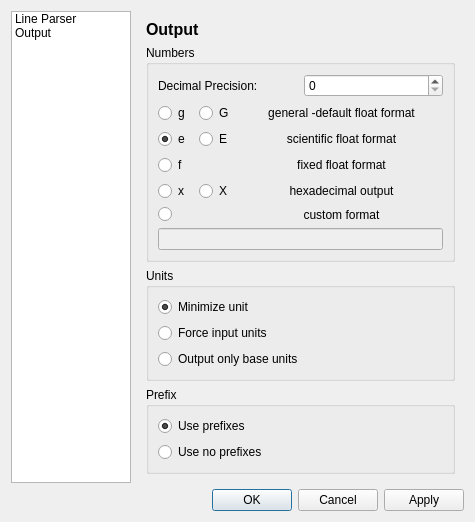
<?xml version="1.0" encoding="UTF-8"?>
<ui version="4.0">
 <class>SettingsDialog</class>
 <widget class="QDialog" name="SettingsDialog">
  <property name="geometry">
   <rect>
    <x>0</x>
    <y>0</y>
    <width>475</width>
    <height>453</height>
   </rect>
  </property>
  <property name="windowTitle">
   <string>Settings</string>
  </property>
  <layout class="QGridLayout" name="gridLayout">
   <item row="0" column="0">
    <widget class="QListWidget" name="listWidget">
     <property name="minimumSize">
      <size>
       <width>120</width>
       <height>0</height>
      </size>
     </property>
     <property name="maximumSize">
      <size>
       <width>120</width>
       <height>16777215</height>
      </size>
     </property>
     <property name="iconSize">
      <size>
       <width>24</width>
       <height>24</height>
      </size>
     </property>
     <property name="currentRow">
      <number>-1</number>
     </property>
     <item>
      <property name="text">
       <string>Line Parser</string>
      </property>
      <property name="icon">
       <iconset resource="images.qrc">
        <normaloff>:/icons/images/code-context.png</normaloff>:/icons/images/code-context.png</iconset>
      </property>
     </item>
     <item>
      <property name="text">
       <string>Output</string>
      </property>
      <property name="icon">
       <iconset resource="images.qrc">
        <normaloff>:/icons/images/edit-text-frame-update.png</normaloff>:/icons/images/edit-text-frame-update.png</iconset>
      </property>
     </item>
    </widget>
   </item>
   <item row="0" column="1">
    <widget class="QStackedWidget" name="stackedWidget">
     <property name="currentIndex">
      <number>1</number>
     </property>
     <widget class="QWidget" name="page">
      <layout class="QVBoxLayout" name="verticalLayout">
       <property name="margin">
        <number>0</number>
       </property>
       <item>
        <widget class="QLabel" name="label">
         <property name="sizePolicy">
          <sizepolicy hsizetype="Preferred" vsizetype="Fixed">
           <horstretch>0</horstretch>
           <verstretch>0</verstretch>
          </sizepolicy>
         </property>
         <property name="font">
          <font>
           <pointsize>12</pointsize>
           <weight>75</weight>
           <bold>true</bold>
          </font>
         </property>
         <property name="text">
          <string>Line Parser</string>
         </property>
        </widget>
       </item>
       <item>
        <widget class="QGroupBox" name="groupBox">
         <property name="title">
          <string>Expression</string>
         </property>
         <layout class="QVBoxLayout" name="verticalLayout_4">
          <item>
           <widget class="QCheckBox" name="expressionOutputNumbersCheck">
            <property name="text">
             <string>Output with numbers</string>
            </property>
           </widget>
          </item>
          <item>
           <widget class="QCheckBox" name="expressionOutputResultCheck">
            <property name="text">
             <string>Output result</string>
            </property>
           </widget>
          </item>
          <item>
           <spacer name="verticalSpacer">
            <property name="orientation">
             <enum>Qt::Vertical</enum>
            </property>
            <property name="sizeHint" stdset="0">
             <size>
              <width>20</width>
              <height>40</height>
             </size>
            </property>
           </spacer>
          </item>
         </layout>
        </widget>
       </item>
      </layout>
     </widget>
     <widget class="QWidget" name="page_2">
      <layout class="QVBoxLayout" name="verticalLayout_2">
       <item>
        <widget class="QLabel" name="label_2">
         <property name="sizePolicy">
          <sizepolicy hsizetype="Preferred" vsizetype="Fixed">
           <horstretch>0</horstretch>
           <verstretch>0</verstretch>
          </sizepolicy>
         </property>
         <property name="font">
          <font>
           <pointsize>12</pointsize>
           <weight>75</weight>
           <bold>true</bold>
          </font>
         </property>
         <property name="text">
          <string>Output</string>
         </property>
        </widget>
       </item>
       <item>
        <widget class="QGroupBox" name="groupBox_2">
         <property name="title">
          <string>Numbers</string>
         </property>
         <layout class="QVBoxLayout" name="verticalLayout_3">
          <item>
           <layout class="QHBoxLayout" name="horizontalLayout">
            <item>
             <widget class="QLabel" name="label_3">
              <property name="text">
               <string>Decimal Precision:</string>
              </property>
             </widget>
            </item>
            <item>
             <widget class="QSpinBox" name="decimalPrecisionSpin">
              <property name="minimum">
               <number>0</number>
              </property>
              <property name="maximum">
               <number>99</number>
              </property>
             </widget>
            </item>
           </layout>
          </item>
          <item>
           <layout class="QGridLayout" name="gridLayout_2">
            <item row="2" column="2">
             <widget class="QLabel" name="label_7">
              <property name="sizePolicy">
               <sizepolicy hsizetype="Expanding" vsizetype="Preferred">
                <horstretch>0</horstretch>
                <verstretch>0</verstretch>
               </sizepolicy>
              </property>
              <property name="text">
               <string>fixed float format</string>
              </property>
              <property name="alignment">
               <set>Qt::AlignCenter</set>
              </property>
             </widget>
            </item>
            <item row="1" column="1">
             <widget class="QRadioButton" name="formatRadioE">
              <property name="text">
               <string>E</string>
              </property>
             </widget>
            </item>
            <item row="0" column="0">
             <widget class="QRadioButton" name="formatRadiog">
              <property name="text">
               <string>g </string>
              </property>
             </widget>
            </item>
            <item row="3" column="2">
             <widget class="QLabel" name="label_6">
              <property name="sizePolicy">
               <sizepolicy hsizetype="Expanding" vsizetype="Preferred">
                <horstretch>0</horstretch>
                <verstretch>0</verstretch>
               </sizepolicy>
              </property>
              <property name="text">
               <string>hexadecimal output</string>
              </property>
              <property name="alignment">
               <set>Qt::AlignCenter</set>
              </property>
             </widget>
            </item>
            <item row="3" column="1">
             <widget class="QRadioButton" name="formatRadioX">
              <property name="text">
               <string>X</string>
              </property>
             </widget>
            </item>
            <item row="2" column="0">
             <widget class="QRadioButton" name="formatRadiof">
              <property name="text">
               <string>f</string>
              </property>
             </widget>
            </item>
            <item row="1" column="0">
             <widget class="QRadioButton" name="formatRadioe">
              <property name="text">
               <string>e</string>
              </property>
              <property name="checked">
               <bool>true</bool>
              </property>
             </widget>
            </item>
            <item row="0" column="1">
             <widget class="QRadioButton" name="formatRadioG">
              <property name="sizePolicy">
               <sizepolicy hsizetype="Minimum" vsizetype="Fixed">
                <horstretch>0</horstretch>
                <verstretch>0</verstretch>
               </sizepolicy>
              </property>
              <property name="text">
               <string>G</string>
              </property>
             </widget>
            </item>
            <item row="1" column="2">
             <widget class="QLabel" name="label_5">
              <property name="sizePolicy">
               <sizepolicy hsizetype="Expanding" vsizetype="Preferred">
                <horstretch>0</horstretch>
                <verstretch>0</verstretch>
               </sizepolicy>
              </property>
              <property name="text">
               <string>scientific float format</string>
              </property>
              <property name="alignment">
               <set>Qt::AlignCenter</set>
              </property>
             </widget>
            </item>
            <item row="4" column="0">
             <widget class="QRadioButton" name="formatRadioCustom">
              <property name="text">
               <string/>
              </property>
             </widget>
            </item>
            <item row="0" column="2">
             <widget class="QLabel" name="label_4">
              <property name="sizePolicy">
               <sizepolicy hsizetype="Expanding" vsizetype="Preferred">
                <horstretch>0</horstretch>
                <verstretch>0</verstretch>
               </sizepolicy>
              </property>
              <property name="text">
               <string>general -default float format</string>
              </property>
              <property name="alignment">
               <set>Qt::AlignCenter</set>
              </property>
             </widget>
            </item>
            <item row="3" column="0">
             <widget class="QRadioButton" name="formatRadiox">
              <property name="text">
               <string>x</string>
              </property>
             </widget>
            </item>
            <item row="5" column="0" colspan="3">
             <widget class="QLineEdit" name="formatCustomEdit">
              <property name="enabled">
               <bool>false</bool>
              </property>
             </widget>
            </item>
            <item row="4" column="2">
             <widget class="QLabel" name="label_8">
              <property name="text">
               <string>custom format</string>
              </property>
              <property name="alignment">
               <set>Qt::AlignCenter</set>
              </property>
             </widget>
            </item>
           </layout>
          </item>
         </layout>
         <zorder>formatRadiof</zorder>
         <zorder>gridLayoutWidget</zorder>
        </widget>
       </item>
       <item>
        <widget class="QGroupBox" name="groupBox_3">
         <property name="title">
          <string>Units</string>
         </property>
         <layout class="QVBoxLayout" name="verticalLayout_5">
          <item>
           <widget class="QRadioButton" name="unitRadio1">
            <property name="text">
             <string>Minimize unit</string>
            </property>
            <property name="checked">
             <bool>true</bool>
            </property>
           </widget>
          </item>
          <item>
           <widget class="QRadioButton" name="unitRadio2">
            <property name="text">
             <string>Force input units</string>
            </property>
           </widget>
          </item>
          <item>
           <widget class="QRadioButton" name="unitRadio3">
            <property name="text">
             <string>Output only base units</string>
            </property>
           </widget>
          </item>
         </layout>
        </widget>
       </item>
       <item>
        <widget class="QGroupBox" name="groupBox_4">
         <property name="title">
          <string>Prefix</string>
         </property>
         <layout class="QVBoxLayout" name="verticalLayout_6">
          <item>
           <widget class="QRadioButton" name="prefixRadio1">
            <property name="text">
             <string>Use prefixes</string>
            </property>
            <property name="checked">
             <bool>true</bool>
            </property>
           </widget>
          </item>
          <item>
           <widget class="QRadioButton" name="prefixRadio2">
            <property name="text">
             <string>Use no prefixes</string>
            </property>
           </widget>
          </item>
         </layout>
        </widget>
       </item>
      </layout>
     </widget>
    </widget>
   </item>
   <item row="1" column="0" colspan="2">
    <widget class="QDialogButtonBox" name="buttonBox">
     <property name="orientation">
      <enum>Qt::Horizontal</enum>
     </property>
     <property name="standardButtons">
      <set>QDialogButtonBox::Apply|QDialogButtonBox::Cancel|QDialogButtonBox::Ok</set>
     </property>
    </widget>
   </item>
  </layout>
  <zorder>listWidget</zorder>
  <zorder>buttonBox</zorder>
  <zorder>stackedWidget</zorder>
 </widget>
 <resources>
  <include location="images.qrc"/>
 </resources>
 <connections>
  <connection>
   <sender>buttonBox</sender>
   <signal>accepted()</signal>
   <receiver>SettingsDialog</receiver>
   <slot>accept()</slot>
   <hints>
    <hint type="sourcelabel">
     <x>248</x>
     <y>254</y>
    </hint>
    <hint type="destinationlabel">
     <x>157</x>
     <y>274</y>
    </hint>
   </hints>
  </connection>
  <connection>
   <sender>buttonBox</sender>
   <signal>rejected()</signal>
   <receiver>SettingsDialog</receiver>
   <slot>reject()</slot>
   <hints>
    <hint type="sourcelabel">
     <x>316</x>
     <y>260</y>
    </hint>
    <hint type="destinationlabel">
     <x>286</x>
     <y>274</y>
    </hint>
   </hints>
  </connection>
 </connections>
</ui>
